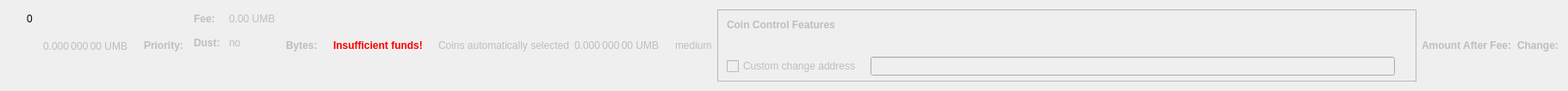
    <widget class="QWidget" name="dummyHideWidget" native="true">
     <property name="maximumSize">
      <size>
       <width>100</width>
       <height>22</height>
      </size>
     </property>
     <layout class="QHBoxLayout" name="dummyHideLayout">
      <item>
       <layout class="QFormLayout" name="formLayoutCoinControl1">
        <property name="horizontalSpacing">
         <number>10</number>
        </property>
        <property name="verticalSpacing">
         <number>14</number>
        </property>
        <property name="leftMargin">
         <number>10</number>
        </property>
        <property name="topMargin">
         <number>4</number>
        </property>
        <property name="rightMargin">
         <number>6</number>
        </property>
        <item row="0" column="1">
         <widget class="QLabel" name="labelCoinControlBytes">
          <property name="cursor">
           <cursorShape>IBeamCursor</cursorShape>
          </property>
          <property name="contextMenuPolicy">
           <enum>Qt::ActionsContextMenu</enum>
          </property>
          <property name="text">
           <string notr="true">0</string>
          </property>
          <property name="textInteractionFlags">
           <set>Qt::LinksAccessibleByMouse|Qt::TextSelectableByKeyboard|Qt::TextSelectableByMouse</set>
          </property>
         </widget>
        </item>
       </layout>
      </item>
      <item>
       <widget class="QLabel" name="labelCoinControlAfterFee">
        <property name="enabled">
         <bool>false</bool>
        </property>
        <property name="sizePolicy">
         <sizepolicy hsizetype="Fixed" vsizetype="Fixed">
          <horstretch>0</horstretch>
          <verstretch>0</verstretch>
         </sizepolicy>
        </property>
        <property name="minimumSize">
         <size>
          <width>111</width>
          <height>12</height>
         </size>
        </property>
        <property name="maximumSize">
         <size>
          <width>111</width>
          <height>12</height>
         </size>
        </property>
        <property name="cursor">
         <cursorShape>IBeamCursor</cursorShape>
        </property>
        <property name="contextMenuPolicy">
         <enum>Qt::ActionsContextMenu</enum>
        </property>
        <property name="text">
         <string notr="true">0.000 000 00 UMB</string>
        </property>
        <property name="textInteractionFlags">
         <set>Qt::LinksAccessibleByMouse|Qt::TextSelectableByKeyboard|Qt::TextSelectableByMouse</set>
        </property>
       </widget>
      </item>
      <item>
       <widget class="QLabel" name="labelCoinControlPriorityText">
        <property name="enabled">
         <bool>false</bool>
        </property>
        <property name="font">
         <font>
          <weight>75</weight>
          <bold>true</bold>
         </font>
        </property>
        <property name="text">
         <string>Priority:</string>
        </property>
       </widget>
      </item>
      <item>
       <layout class="QHBoxLayout" name="horizontalLayout"/>
      </item>
      <item>
       <layout class="QFormLayout" name="formLayoutCoinControl3">
        <property name="horizontalSpacing">
         <number>10</number>
        </property>
        <property name="verticalSpacing">
         <number>14</number>
        </property>
        <property name="leftMargin">
         <number>6</number>
        </property>
        <property name="topMargin">
         <number>4</number>
        </property>
        <property name="rightMargin">
         <number>6</number>
        </property>
        <item row="0" column="0">
         <widget class="QLabel" name="labelCoinControlFeeText">
          <property name="enabled">
           <bool>false</bool>
          </property>
          <property name="font">
           <font>
            <weight>75</weight>
            <bold>true</bold>
           </font>
          </property>
          <property name="text">
           <string>Fee:</string>
          </property>
          <property name="margin">
           <number>0</number>
          </property>
         </widget>
        </item>
        <item row="0" column="1">
         <widget class="QLabel" name="labelCoinControlFee">
          <property name="enabled">
           <bool>false</bool>
          </property>
          <property name="cursor">
           <cursorShape>IBeamCursor</cursorShape>
          </property>
          <property name="contextMenuPolicy">
           <enum>Qt::ActionsContextMenu</enum>
          </property>
          <property name="text">
           <string notr="true">0.00 UMB</string>
          </property>
          <property name="textInteractionFlags">
           <set>Qt::LinksAccessibleByMouse|Qt::TextSelectableByKeyboard|Qt::TextSelectableByMouse</set>
          </property>
         </widget>
        </item>
        <item row="1" column="0">
         <widget class="QLabel" name="labelCoinControlLowOutputText">
          <property name="enabled">
           <bool>false</bool>
          </property>
          <property name="font">
           <font>
            <weight>75</weight>
            <bold>true</bold>
           </font>
          </property>
          <property name="text">
           <string>Dust:</string>
          </property>
         </widget>
        </item>
        <item row="1" column="1">
         <widget class="QLabel" name="labelCoinControlLowOutput">
          <property name="enabled">
           <bool>false</bool>
          </property>
          <property name="cursor">
           <cursorShape>IBeamCursor</cursorShape>
          </property>
          <property name="contextMenuPolicy">
           <enum>Qt::ActionsContextMenu</enum>
          </property>
          <property name="text">
           <string>no</string>
          </property>
          <property name="textInteractionFlags">
           <set>Qt::LinksAccessibleByMouse|Qt::TextSelectableByKeyboard|Qt::TextSelectableByMouse</set>
          </property>
         </widget>
        </item>
       </layout>
      </item>
      <item>
       <widget class="QLabel" name="labelCoinControlBytesText">
        <property name="enabled">
         <bool>false</bool>
        </property>
        <property name="font">
         <font>
          <weight>75</weight>
          <bold>true</bold>
         </font>
        </property>
        <property name="text">
         <string>Bytes:</string>
        </property>
       </widget>
      </item>
      <item>
       <layout class="QFormLayout" name="formLayoutCoinControl2">
        <property name="horizontalSpacing">
         <number>10</number>
        </property>
        <property name="verticalSpacing">
         <number>14</number>
        </property>
        <property name="leftMargin">
         <number>6</number>
        </property>
        <property name="topMargin">
         <number>4</number>
        </property>
        <property name="rightMargin">
         <number>6</number>
        </property>
       </layout>
      </item>
      <item>
       <layout class="QHBoxLayout" name="horizontalLayoutCoinControl2">
        <property name="spacing">
         <number>8</number>
        </property>
        <property name="bottomMargin">
         <number>10</number>
        </property>
       </layout>
      </item>
      <item>
       <widget class="QLabel" name="labelCoinControlInsuffFunds">
        <property name="enabled">
         <bool>false</bool>
        </property>
        <property name="minimumSize">
         <size>
          <width>0</width>
          <height>0</height>
         </size>
        </property>
        <property name="font">
         <font>
          <weight>75</weight>
          <bold>true</bold>
         </font>
        </property>
        <property name="styleSheet">
         <string notr="true">color:red;font-weight:bold;</string>
        </property>
        <property name="text">
         <string>Insufficient funds!</string>
        </property>
        <property name="margin">
         <number>5</number>
        </property>
       </widget>
      </item>
      <item>
       <layout class="QFormLayout" name="formLayoutCoinControl4">
        <property name="horizontalSpacing">
         <number>10</number>
        </property>
        <property name="verticalSpacing">
         <number>14</number>
        </property>
        <property name="leftMargin">
         <number>6</number>
        </property>
        <property name="topMargin">
         <number>4</number>
        </property>
        <property name="rightMargin">
         <number>6</number>
        </property>
       </layout>
      </item>
      <item>
       <widget class="QLabel" name="labelCoinControlAutomaticallySelected">
        <property name="enabled">
         <bool>false</bool>
        </property>
        <property name="sizePolicy">
         <sizepolicy hsizetype="Fixed" vsizetype="Fixed">
          <horstretch>0</horstretch>
          <verstretch>0</verstretch>
         </sizepolicy>
        </property>
        <property name="minimumSize">
         <size>
          <width>0</width>
          <height>0</height>
         </size>
        </property>
        <property name="maximumSize">
         <size>
          <width>240</width>
          <height>16777215</height>
         </size>
        </property>
        <property name="text">
         <string>Coins automatically selected</string>
        </property>
        <property name="margin">
         <number>5</number>
        </property>
       </widget>
      </item>
      <item>
       <widget class="QLabel" name="labelCoinControlChange">
        <property name="enabled">
         <bool>false</bool>
        </property>
        <property name="sizePolicy">
         <sizepolicy hsizetype="Fixed" vsizetype="Fixed">
          <horstretch>0</horstretch>
          <verstretch>0</verstretch>
         </sizepolicy>
        </property>
        <property name="minimumSize">
         <size>
          <width>111</width>
          <height>0</height>
         </size>
        </property>
        <property name="maximumSize">
         <size>
          <width>111</width>
          <height>16777215</height>
         </size>
        </property>
        <property name="cursor">
         <cursorShape>IBeamCursor</cursorShape>
        </property>
        <property name="contextMenuPolicy">
         <enum>Qt::ActionsContextMenu</enum>
        </property>
        <property name="text">
         <string notr="true">0.000 000 00 UMB</string>
        </property>
        <property name="textInteractionFlags">
         <set>Qt::LinksAccessibleByMouse|Qt::TextSelectableByKeyboard|Qt::TextSelectableByMouse</set>
        </property>
       </widget>
      </item>
      <item>
       <widget class="QLabel" name="labelCoinControlPriority">
        <property name="enabled">
         <bool>false</bool>
        </property>
        <property name="cursor">
         <cursorShape>IBeamCursor</cursorShape>
        </property>
        <property name="contextMenuPolicy">
         <enum>Qt::ActionsContextMenu</enum>
        </property>
        <property name="text">
         <string>medium</string>
        </property>
        <property name="textInteractionFlags">
         <set>Qt::LinksAccessibleByMouse|Qt::TextSelectableByKeyboard|Qt::TextSelectableByMouse</set>
        </property>
       </widget>
      </item>
      <item>
       <widget class="QFrame" name="frameCoinControl">
        <property name="sizePolicy">
         <sizepolicy hsizetype="Expanding" vsizetype="Expanding">
          <horstretch>0</horstretch>
          <verstretch>0</verstretch>
         </sizepolicy>
        </property>
        <property name="maximumSize">
         <size>
          <width>16777215</width>
          <height>16777215</height>
         </size>
        </property>
        <property name="frameShape">
         <enum>QFrame::StyledPanel</enum>
        </property>
        <property name="frameShadow">
         <enum>QFrame::Sunken</enum>
        </property>
        <layout class="QVBoxLayout" name="verticalLayoutCoinControl2_2">
         <property name="spacing">
          <number>0</number>
         </property>
         <property name="leftMargin">
          <number>0</number>
         </property>
         <property name="topMargin">
          <number>0</number>
         </property>
         <property name="rightMargin">
          <number>0</number>
         </property>
         <property name="bottomMargin">
          <number>6</number>
         </property>
         <item>
          <layout class="QVBoxLayout" name="verticalLayoutCoinControl" stretch="0,0,0,1">
           <property name="spacing">
            <number>0</number>
           </property>
           <property name="leftMargin">
            <number>10</number>
           </property>
           <property name="topMargin">
            <number>10</number>
           </property>
           <item>
            <layout class="QHBoxLayout" name="horizontalLayoutCoinControl1">
             <property name="bottomMargin">
              <number>15</number>
             </property>
             <item>
              <widget class="QLabel" name="labelCoinControlFeatures">
               <property name="enabled">
                <bool>false</bool>
               </property>
               <property name="sizePolicy">
                <sizepolicy hsizetype="Preferred" vsizetype="Maximum">
                 <horstretch>0</horstretch>
                 <verstretch>0</verstretch>
                </sizepolicy>
               </property>
               <property name="font">
                <font>
                 <weight>75</weight>
                 <bold>true</bold>
                </font>
               </property>
               <property name="styleSheet">
                <string notr="true">font-weight:bold;</string>
               </property>
               <property name="text">
                <string>Coin Control Features</string>
               </property>
              </widget>
             </item>
            </layout>
           </item>
           <item>
            <widget class="QWidget" name="widgetCoinControl" native="true">
             <property name="sizePolicy">
              <sizepolicy hsizetype="Preferred" vsizetype="Preferred">
               <horstretch>0</horstretch>
               <verstretch>0</verstretch>
              </sizepolicy>
             </property>
             <property name="minimumSize">
              <size>
               <width>0</width>
               <height>0</height>
              </size>
             </property>
             <property name="styleSheet">
              <string notr="true"/>
             </property>
             <layout class="QHBoxLayout" name="horizontalLayoutCoinControl5_2">
              <property name="leftMargin">
               <number>0</number>
              </property>
              <property name="topMargin">
               <number>0</number>
              </property>
              <property name="rightMargin">
               <number>0</number>
              </property>
              <property name="bottomMargin">
               <number>0</number>
              </property>
              <item>
               <layout class="QHBoxLayout" name="horizontalLayoutCoinControl3">
                <property name="spacing">
                 <number>20</number>
                </property>
                <property name="topMargin">
                 <number>0</number>
                </property>
                <property name="bottomMargin">
                 <number>10</number>
                </property>
               </layout>
              </item>
             </layout>
            </widget>
           </item>
           <item>
            <layout class="QHBoxLayout" name="horizontalLayoutCoinControl4" stretch="0,0,0">
             <property name="spacing">
              <number>12</number>
             </property>
             <property name="sizeConstraint">
              <enum>QLayout::SetDefaultConstraint</enum>
             </property>
             <property name="topMargin">
              <number>5</number>
             </property>
             <property name="rightMargin">
              <number>5</number>
             </property>
             <item>
              <widget class="QCheckBox" name="checkBoxCoinControlChange">
               <property name="enabled">
                <bool>false</bool>
               </property>
               <property name="toolTip">
                <string>If this is activated, but the change address is empty or invalid, change will be sent to a newly generated address.</string>
               </property>
               <property name="text">
                <string>Custom change address</string>
               </property>
              </widget>
             </item>
             <item>
              <widget class="QValidatedLineEdit" name="lineEditCoinControlChange">
               <property name="enabled">
                <bool>false</bool>
               </property>
               <property name="sizePolicy">
                <sizepolicy hsizetype="Expanding" vsizetype="Fixed">
                 <horstretch>0</horstretch>
                 <verstretch>0</verstretch>
                </sizepolicy>
               </property>
              </widget>
             </item>
             <item>
              <widget class="QLabel" name="labelCoinControlChangeLabel_2">
               <property name="sizePolicy">
                <sizepolicy hsizetype="Preferred" vsizetype="Expanding">
                 <horstretch>0</horstretch>
                 <verstretch>0</verstretch>
                </sizepolicy>
               </property>
               <property name="minimumSize">
                <size>
                 <width>0</width>
                 <height>0</height>
                </size>
               </property>
               <property name="text">
                <string/>
               </property>
               <property name="margin">
                <number>3</number>
               </property>
              </widget>
             </item>
            </layout>
           </item>
           <item>
            <spacer name="verticalSpacerCoinControl">
             <property name="orientation">
              <enum>Qt::Vertical</enum>
             </property>
             <property name="sizeHint" stdset="0">
              <size>
               <width>800</width>
               <height>1</height>
              </size>
             </property>
            </spacer>
           </item>
          </layout>
         </item>
        </layout>
       </widget>
      </item>
      <item>
       <widget class="QLabel" name="labelCoinControlAfterFeeText">
        <property name="enabled">
         <bool>false</bool>
        </property>
        <property name="minimumSize">
         <size>
          <width>0</width>
          <height>0</height>
         </size>
        </property>
        <property name="maximumSize">
         <size>
          <width>16777215</width>
          <height>16777215</height>
         </size>
        </property>
        <property name="font">
         <font>
          <weight>75</weight>
          <bold>true</bold>
         </font>
        </property>
        <property name="text">
         <string>Amount After Fee:</string>
        </property>
        <property name="alignment">
         <set>Qt::AlignLeading|Qt::AlignLeft|Qt::AlignVCenter</set>
        </property>
        <property name="margin">
         <number>0</number>
        </property>
       </widget>
      </item>
      <item>
       <widget class="QLabel" name="labelCoinControlChangeText">
        <property name="enabled">
         <bool>false</bool>
        </property>
        <property name="sizePolicy">
         <sizepolicy hsizetype="Preferred" vsizetype="Preferred">
          <horstretch>0</horstretch>
          <verstretch>0</verstretch>
         </sizepolicy>
        </property>
        <property name="minimumSize">
         <size>
          <width>0</width>
          <height>0</height>
         </size>
        </property>
        <property name="maximumSize">
         <size>
          <width>16777215</width>
          <height>16777215</height>
         </size>
        </property>
        <property name="font">
         <font>
          <weight>75</weight>
          <bold>true</bold>
         </font>
        </property>
        <property name="text">
         <string>Change:</string>
        </property>
        <property name="alignment">
         <set>Qt::AlignLeading|Qt::AlignLeft|Qt::AlignVCenter</set>
        </property>
       </widget>
      </item>
     </layout>
    </widget>
